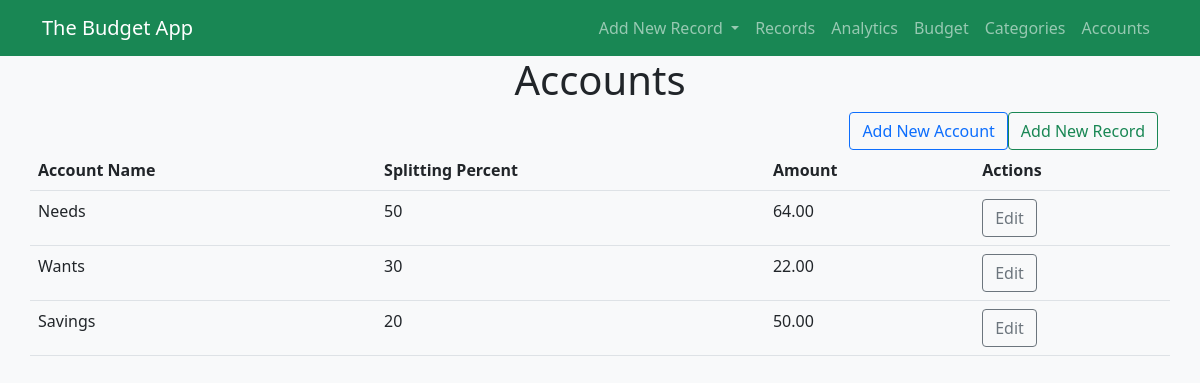
Screenshot of /accounts with the database file from the repository.
### the_budget_app/models.py (models this page shows, shortened)
class Account(models.Model):
    account_name = models.CharField(max_length=200)
    splitting_percent = models.IntegerField(default=0)
    amount = models.FloatField(default=0)
    class Meta:
        db_table = 'account'

### the_budget_app/views/accounts_view.py (the view)
# urls.py: path('', index.index, name='index'),
def index(response):
    accounts = Account.objects.all()
    context = {
        'hello': 'The Budget App',
        'accounts': accounts,
    }
    return render(response, ACCOUNT_INDEX, context)

### the_budget_app/templates/the_budget_app/accounts/index.html
{% extends '../base.html' %}
{% block content %}
<div class="container-lg">
    <h1 class="text-center">Accounts</h1>
    <div class="d-flex justify-content-end">
        <a class="btn btn-outline-primary" href="{% url 'the_budget:add_account' %}">Add New Account</a>
        <a class="btn btn-outline-success" href="{% url 'the_budget:new_expense' %}">Add New Record</a>
    </div>
    <div class="row justify-content-center">
        {% if accounts %}
        <table class="table table-hover">
            <tbody>
                <tr>
                    <th>Account Name</th>
                    <th>Splitting Percent</th>
                    <th>Amount</th>
                    <th>Actions</th>
                </tr>
                {% for account in accounts %}
                <tr>
                    <td>{{ account.account_name }}</td>
                    <td>{{ account.splitting_percent }}</td>
                    <td>{{ account.amount|floatformat:"2g" }}</td>
                    <td><a class="btn btn-outline-secondary" href="{% url 'the_budget:update_account' account.id %}">Edit</a></td>
                </tr>
                {% endfor %}
            </tbody>
        </table>
        {% else %}
        <span>No accounts available.</span>
        {% endif %}
    </div>
</div>
{% endblock content %}

### rows the page displays
Account: account_name "Needs", splitting_percent "50", amount "64.00"
Account: account_name "Wants", splitting_percent "30", amount "22.00"
Account: account_name "Savings", splitting_percent "20", amount "50.00"
